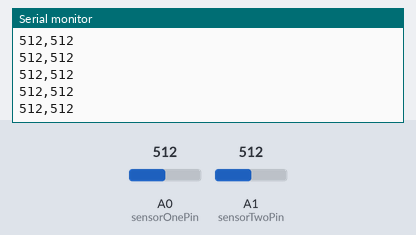
Simulated run of this sketch. Board: Arduino Uno, built with avr-gcc and run on an emulated ATmega328P. Parts: the last lines printed to the serial monitor. The test bench sets the inputs (shaded band); at power-on: A1 (sensorTwoPin) = 512, A0 (sensorOnePin) = 512.

Above: at 1.2 s.
1.3 s: A1 (sensorTwoPin) set to 11
At 2.0 s:
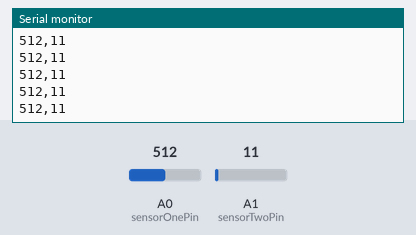
2.8 s: A1 (sensorTwoPin) set to 8
At 3.3 s:
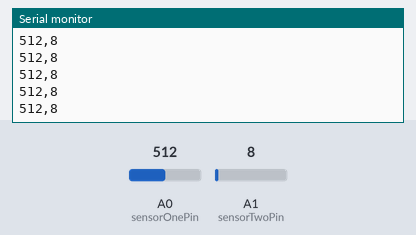
4.3 s: A0 (sensorOnePin) set to 988
At 5.3 s:
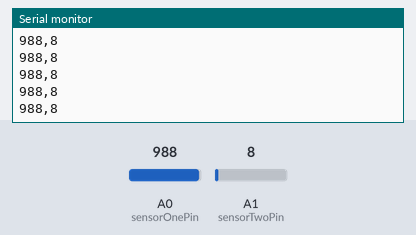
5.8 s: A0 (sensorOnePin) set to 1018
At 6.7 s:
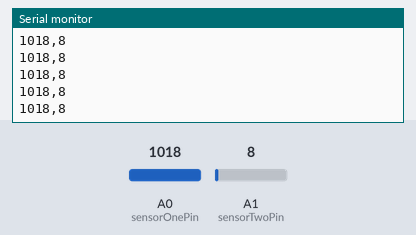
Timing chart, 0 to 8.8 s (numbered marks = the images above; inputs shaded):
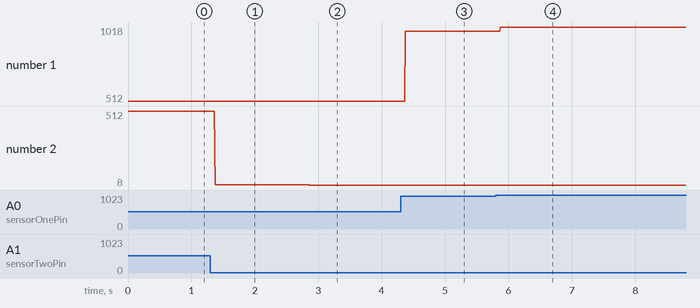

The sketch:

AnalogInOutSerial.ino
```cpp
/*
Arduino sketch for reading analog signals from sensors.
@version: 1.0
*/

const int sensorOnePin = A0;
const int sensorTwoPin = A1;

int sensorOneValue = 0;
int sensorTwoValue = 0;


void setup() {

  Serial.begin(9600);
  /*Serial.print("SensorOne");
  Serial.print(",");
  Serial.println("Potentiometer");*/
  delay(5);

}

void loop() {

  sensorOneValue = analogRead(sensorOnePin);
  sensorTwoValue = analogRead(sensorTwoPin);

  Serial.print(sensorOneValue);
  Serial.print(",");
  Serial.println(sensorTwoValue);

}
```

Measured:
- after the input at 1.3 s, the serial monitor: prints a new line after 0.07 s (image 1)
- after the input at 2.8 s, the serial monitor: prints a new line after 0.07 s (image 2)
- after the input at 4.3 s, the serial monitor: prints a new line after 0.07 s (image 3)
- after the input at 5.8 s, the serial monitor: prints a new line after 0.07 s (image 4)
- plotted number 1: 512 → 988 after the input at 4.3 s, 988 → 1018 after the input at 5.8 s
- plotted number 2: 512 → 11 after the input at 1.3 s, 11 → 8 after the input at 2.8 s
